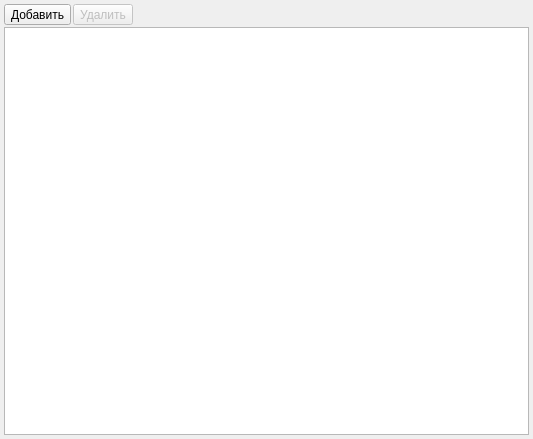
<?xml version="1.0" encoding="UTF-8"?>
<ui version="4.0">
 <class>FrameCardFiles</class>
 <widget class="QWidget" name="FrameCardFiles">
  <property name="geometry">
   <rect>
    <x>0</x>
    <y>0</y>
    <width>533</width>
    <height>439</height>
   </rect>
  </property>
  <property name="windowTitle">
   <string>Form</string>
  </property>
  <layout class="QVBoxLayout" name="verticalLayout">
   <property name="spacing">
    <number>2</number>
   </property>
   <property name="leftMargin">
    <number>4</number>
   </property>
   <property name="topMargin">
    <number>4</number>
   </property>
   <property name="rightMargin">
    <number>4</number>
   </property>
   <property name="bottomMargin">
    <number>4</number>
   </property>
   <item>
    <layout class="QHBoxLayout" name="horizontalLayout">
     <property name="spacing">
      <number>2</number>
     </property>
     <item>
      <widget class="QToolButton" name="toolButtonAdd">
       <property name="toolTip">
        <string>Добавить файлы</string>
       </property>
       <property name="text">
        <string>Добавить</string>
       </property>
       <property name="icon">
        <iconset resource="../../res.qrc">
         <normaloff>:/32/icons/32x32/add.png</normaloff>:/32/icons/32x32/add.png</iconset>
       </property>
       <property name="iconSize">
        <size>
         <width>24</width>
         <height>24</height>
        </size>
       </property>
       <property name="toolButtonStyle">
        <enum>Qt::ToolButtonTextBesideIcon</enum>
       </property>
      </widget>
     </item>
     <item>
      <widget class="QToolButton" name="toolButtonDelete">
       <property name="enabled">
        <bool>false</bool>
       </property>
       <property name="toolTip">
        <string>Удалить файл</string>
       </property>
       <property name="text">
        <string>Удалить</string>
       </property>
       <property name="icon">
        <iconset resource="../../res.qrc">
         <normaloff>:/32/icons/32x32/delete.png</normaloff>:/32/icons/32x32/delete.png</iconset>
       </property>
       <property name="iconSize">
        <size>
         <width>24</width>
         <height>24</height>
        </size>
       </property>
       <property name="toolButtonStyle">
        <enum>Qt::ToolButtonIconOnly</enum>
       </property>
      </widget>
     </item>
     <item>
      <spacer name="horizontalSpacer_2">
       <property name="orientation">
        <enum>Qt::Horizontal</enum>
       </property>
       <property name="sizeHint" stdset="0">
        <size>
         <width>471</width>
         <height>20</height>
        </size>
       </property>
      </spacer>
     </item>
    </layout>
   </item>
   <item>
    <widget class="QTreeView" name="treeViewFiles">
     <property name="rootIsDecorated">
      <bool>false</bool>
     </property>
     <property name="itemsExpandable">
      <bool>false</bool>
     </property>
     <property name="expandsOnDoubleClick">
      <bool>false</bool>
     </property>
    </widget>
   </item>
  </layout>
 </widget>
 <resources>
  <include location="../../res.qrc"/>
 </resources>
 <connections/>
</ui>
